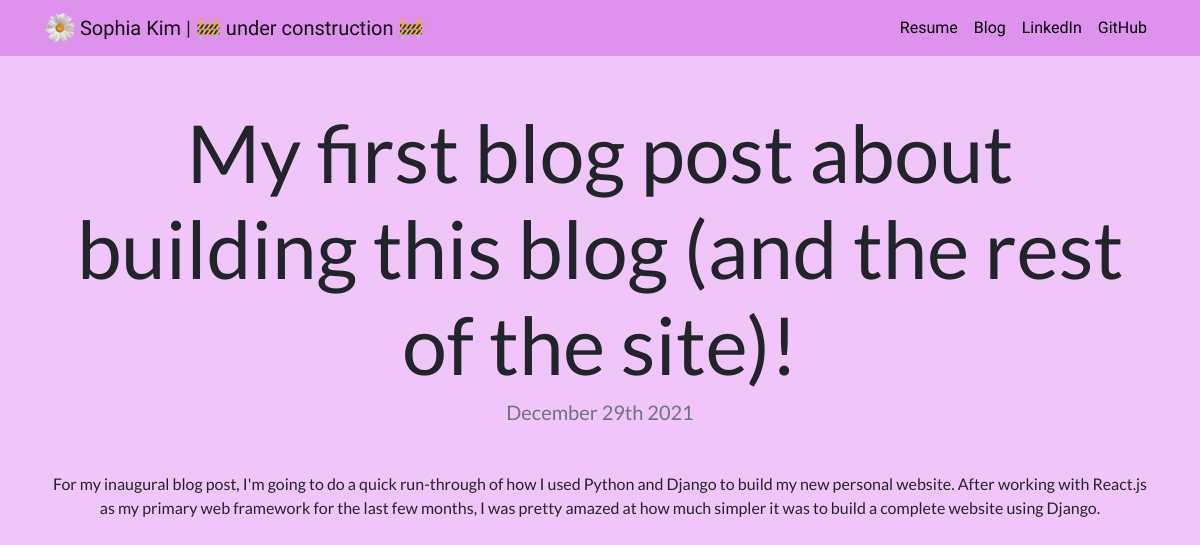
Page /blog/1/ on the committed database.
### blog/models.py (models this page shows, shortened)
class Post(models.Model):
  title = models.CharField(max_length=100)
  date = models.DateField()
  text = models.TextField()
  url = models.URLField(blank=True)

### blog/views.py (the view)
# urls.py: path('<int:blog_id>/', views.detail, name='detail'),
def detail(request, blog_id):
  post = get_object_or_404(Post, pk=blog_id)
  return render(request, 'blog/detail.html', {'post': post})

### blog/templates/blog/detail.html
{% extends 'projects/base.html' %}
{% block content %}
<h1 class="text-center mt-5" id="blogdetailtitle">{{ post.title }}</h1>
<h5 class="text-center text-muted mb-5">{{ post.date|date:'F jS Y' }}</h5>
{{ post.text|safe }}
{% endblock %}

### projects/static/projects/custom.css (style rules this page uses)
body { background-color: #f0c5f9; margin: 0; font-family: 'Lato', sans-serif; text-align: center; }
@media (min-width: 992px) { #blogdetailtitle { font-size: 5rem; } }

### rows in the picture
Post: title "My first blog post about building this blog (and the rest of the site)!", date "December 29th 2021", text "For my inaugural blog post, I'm going to do a quick run-through of how I used Python and Django to build my new personal website. After working with React.js as my primary web framework for the last few months, I was pretty amazed at how much simpler it was to build a complete website using Django."
